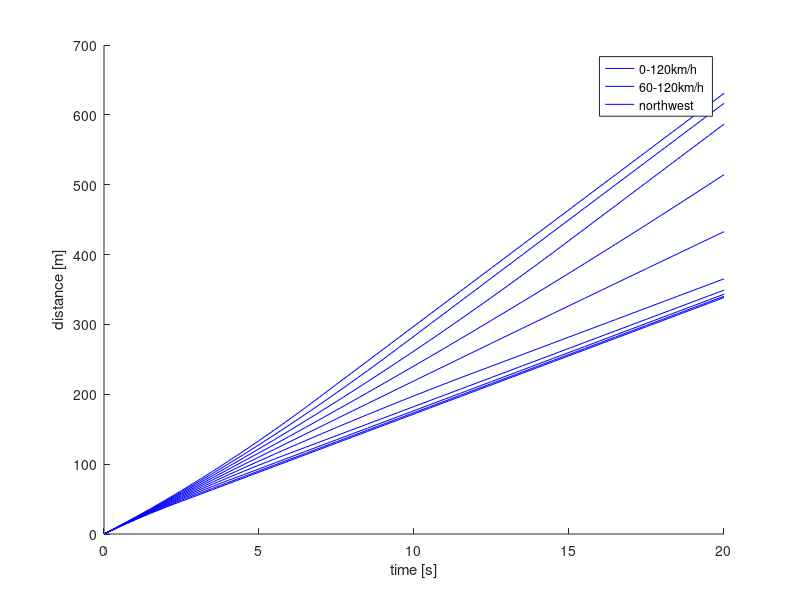

MATLAB code for this plot:
dT = 0.5;
t = 0:dT:20;
decT = [0 1 2 3 4 5 6 7 8 10 12 14 16 18 20];
sampleNum = 10;
a = linspace(-2,1.5,sampleNum);
s0 = 0;
v0 = 80/3.6;
vmin = 60/3.6;
vmax = 120/3.6;
trajs = ones(length(t),sampleNum)*s0;
v = v0*ones(1,sampleNum);
for i = 2:length(t)
    v = v + a*dT;
    v(v>vmax) = vmax;
    v(v<vmin) = vmin;
    acc = a;
    acc(v>=vmax) = 0;
    acc(v<=vmin) = 0;
    trajs(i,:) = trajs(i-1,:) + v*dT + 1/2*acc*dT^2;
end
hold on
plot(t,trajs,'Color','b')
xlabel('time [s]')
ylabel('distance [m]')
legend('0-120km/h','60-120km/h',Location='northwest')